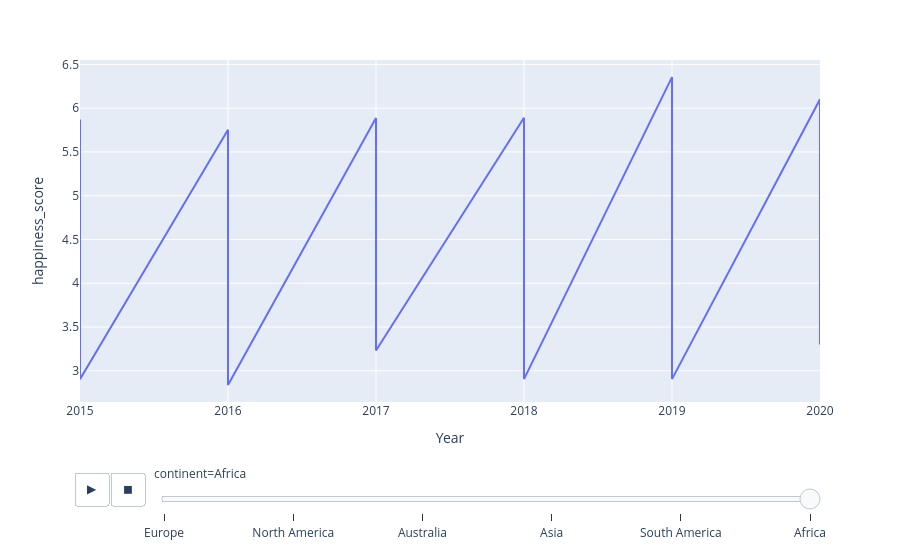

Notebook code for this chart:
### Code cell
px.line(df1, x="Year",y="happiness_score",animation_frame="continent")

### Figure 1 — Plotly figure (JSON) as saved in the notebook; plotly's stock layout.template omitted (floating-point values rounded to 4 significant figures; data arrays with more than 128 entries replaced by an {"elided": "..."} marker saying what was removed)
{"data": [{"hovertemplate": "continent=Africa<br>Year=%{x}<br>happiness_score=%{y}<extra></extra>", "legendgroup": "", "line": {"color": "#636efa", "dash": "solid"}, "marker": {"symbol": "circle"}, "mode": "lines", "name": "", "orientation": "v", "showlegend": false, "type": "scatter", "x": {"elided": "192 int values"}, "xaxis": "x", "y": {"elided": "192 float values"}, "yaxis": "y"}], "layout": {"autosize": true, "legend": {"tracegroupgap": 0}, "margin": {"t": 60}, "sliders": [{"active": 5, "currentvalue": {"prefix": "continent="}, "len": 0.9, "pad": {"b": 10, "t": 60}, "steps": [{"args": [["Europe"], {"frame": {"duration": 0, "redraw": false}, "fromcurrent": true, "mode": "immediate", "transition": {"duration": 0, "easing": "linear"}}], "label": "Europe", "method": "animate"}, {"args": [["North America"], {"frame": {"duration": 0, "redraw": false}, "fromcurrent": true, "mode": "immediate", "transition": {"duration": 0, "easing": "linear"}}], "label": "North America", "method": "animate"}, {"args": [["Australia"], {"frame": {"duration": 0, "redraw": false}, "fromcurrent": true, "mode": "immediate", "transition": {"duration": 0, "easing": "linear"}}], "label": "Australia", "method": "animate"}, {"args": [["Asia"], {"frame": {"duration": 0, "redraw": false}, "fromcurrent": true, "mode": "immediate", "transition": {"duration": 0, "easing": "linear"}}], "label": "Asia", "method": "animate"}, {"args": [["South America"], {"frame": {"duration": 0, "redraw": false}, "fromcurrent": true, "mode": "immediate", "transition": {"duration": 0, "easing": "linear"}}], "label": "South America", "method": "animate"}, {"args": [["Africa"], {"frame": {"duration": 0, "redraw": false}, "fromcurrent": true, "mode": "immediate", "transition": {"duration": 0, "easing": "linear"}}], "label": "Africa", "method": "animate"}], "x": 0.1, "xanchor": "left", "y": 0, "yanchor": "top"}], "updatemenus": [{"active": 0, "buttons": [{"args": [null, {"frame": {"duration": 500, "redraw": false}, "fromcurrent": true, "mode": "immediate", "transition": {"duration": 500, "easing": "linear"}}], "label": "&#9654;", "method": "animate"}, {"args": [[null], {"frame": {"duration": 0, "redraw": false}, "fromcurrent": true, "mode": "immediate", "transition": {"duration": 0, "easing": "linear"}}], "label": "&#9724;", "method": "animate"}], "direction": "left", "pad": {"r": 10, "t": 70}, "showactive": false, "type": "buttons", "x": 0.1, "xanchor": "right", "y": 0, "yanchor": "top"}], "xaxis": {"anchor": "y", "autorange": true, "domain": [0, 1], "range": [2015, 2020], "title": {"text": "Year"}, "type": "linear"}, "yaxis": {"anchor": "x", "autorange": true, "domain": [0, 1], "range": [2.644, 6.55], "title": {"text": "happiness_score"}, "type": "linear"}}}
